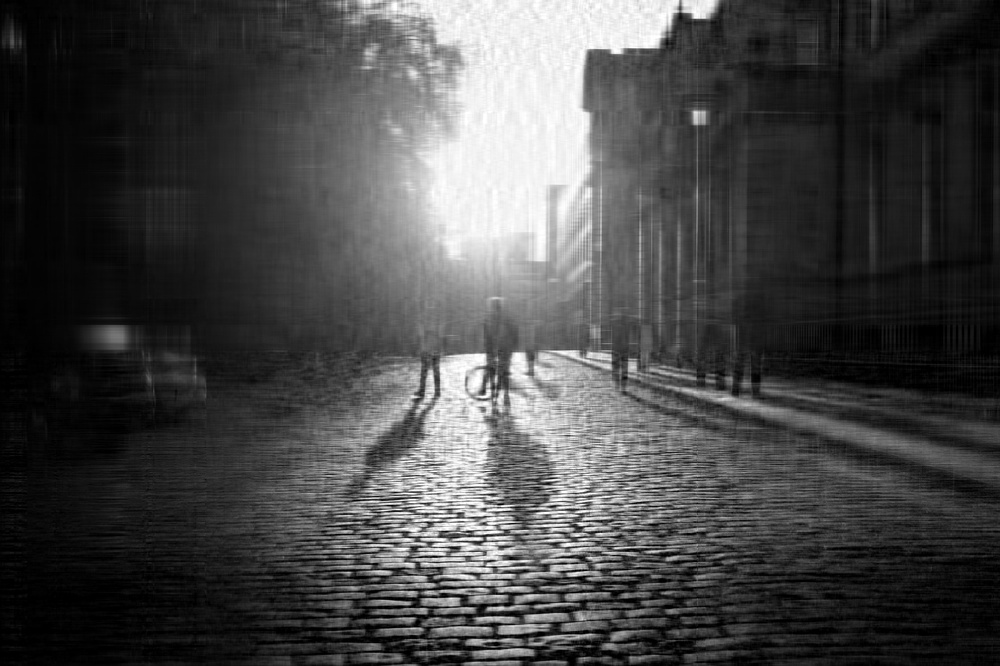
#> input picture reconstructed.jpg, 1000 x 666 px, shrunk from 5996 x 3996 before the run, given in place of test.jpg, which was not available
$ python svd_test.py
#> lines starting #> are read from the running program, lines starting #| are printed output that depends on the picture; long printed decimals are rounded; pictures that were not available may be replaced by others from this repository, and a replacement may not be noted
### svd_class.py
import numpy as np
from PIL import Image

class SVD_compressor:

    #loads image from file path.
    #PIL works with file like objects.
    def load_image(self, file):
        image = Image.open(file).convert("L")
        return np.array(image)


    #Computes the svd of the image
    def compute_svd(self, image):
        U, S, Vt = np.linalg.svd(image, full_matrices=False)
        return U, S, Vt

    #Initializer of svd compressor.
    def __init__(self, file):
            self.image = self.load_image(file)
#> in load_image, image is the input picture: PIL image 1000x666 L; min 0, max 255, mean 69.9
            self.U, self.S, self.Vt = self.compute_svd(self.image)
#> in compute_svd, `U, S, Vt = np.linalg.svd(image, full_matrices=False)`:
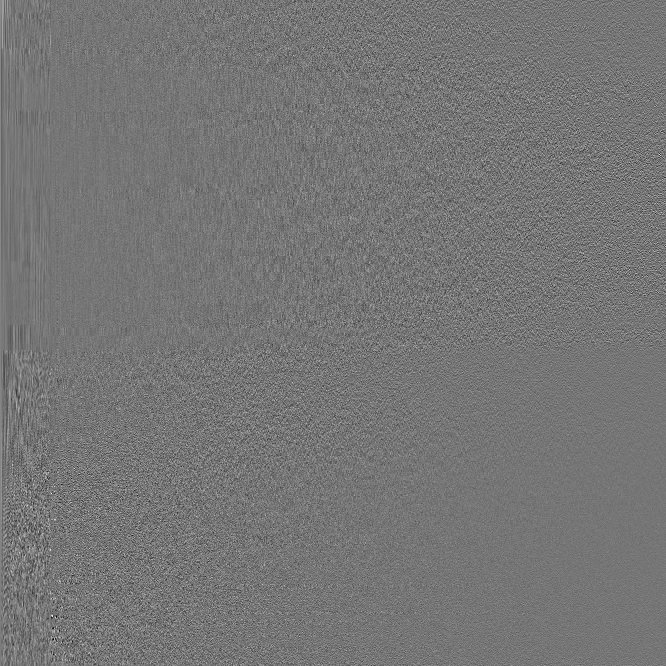
#> U: shape (666, 666) float64; min -0.304, max 0.353, mean 5.94e-05; drawn with min black and max white
#> in compute_svd, `U, S, Vt = np.linalg.svd(image, full_matrices=False)`:
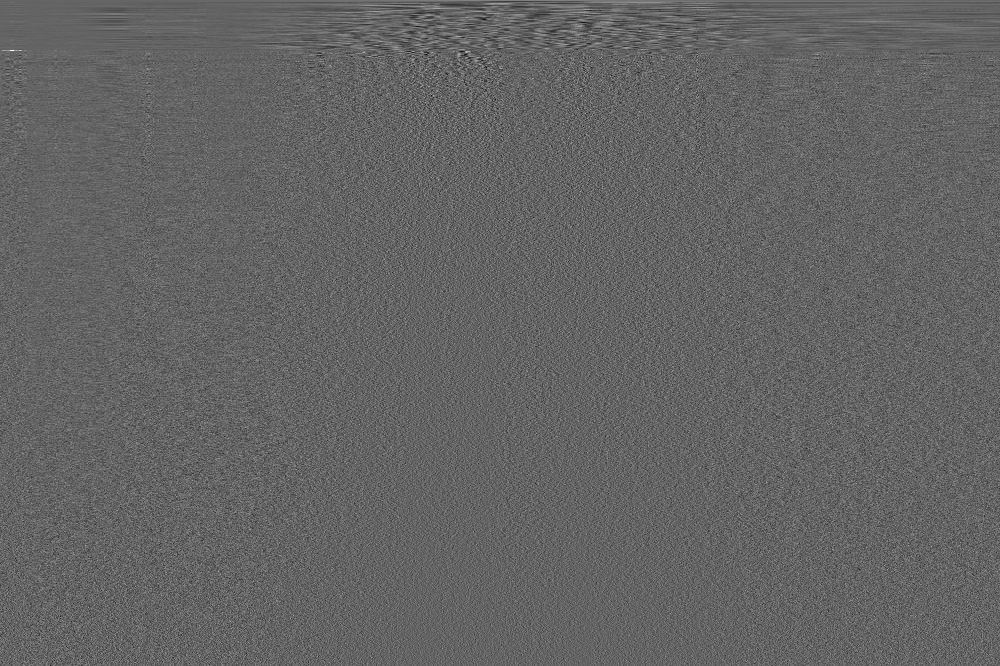
#> Vt: shape (666, 1000) float64; min -0.227, max 0.349, mean 4.36e-05; drawn with min black and max white
#> in compute_svd, `U, S, Vt = np.linalg.svd(image, full_matrices=False)`: S = 666 values, max 76433.7 at index 0, min 3.31 at index 665, mean 348.3
#> self.S has the same summary as S in compute_svd
            self.k = 1
            self.min_k = 1
            self.max_k = min(self.image.shape)
#> self.max_k = 666

    #Makes the rank-k approximation matrix
    def reconstruct(self,  k):
        if( (k < self.min_k) or (k > self.max_k)):
             raise ValueError("k must be between 1 and the min of dimensions.")

        U_k = self.U[:, :k]
        Vt_k = self.Vt[:k, :]
        S_k = np.diag(self.S[:k])
        self.k = k
        result = U_k.dot(S_k).dot(Vt_k)
        return result

    #saves the rank k approximation matrix as an image file to path.
    def save_image(self, svd, path):
        print("Saving image...")
        svd = np.clip(svd, 0, 255).astype(np.uint8)
        image = Image.fromarray(svd)
        image.save(path, format="PNG")
        print("saved image to: ", path)

    #Absolute Error in rank-k reconstruction.
    def abs_reconstruction_error(self, matrix):
        difference = self.image - matrix
        error = np.linalg.norm(difference, "fro")
        return error

    #Relative Error in rank-k reconstruction.
    def rel_reconstruction_error(self, matrix):
        difference = self.image - matrix
        error = np.linalg.norm(difference, "fro")
        norm_original = np.linalg.norm(self.image)
        return error/norm_original

    # Percentage of total information/ energy retained in the aproximation.
    def info_retained(self):
        total = np.sum(self.S**2)
        retained = np.sum(self.S[:self.k]**2)
        return 100 * retained/total


### svd_test.py
from svd_class import SVD_compressor
import time

start = time.time()
compressor = SVD_compressor("test.jpg")

print("SVD TIME: ", time.time() - start, "\n")

# Checking member variables
print("Image shape:", compressor.image.shape, "\n")
#| Image shape: (666, 1000)
print("Minimum k:", compressor.min_k, "\n")
print("Maximum k:", compressor.max_k, "\n")
#| Maximum k: 666
print("-------------------------------------------------------------\n")

k = int(input("Enter the value of k: "))
#> the answer given: 3
start = time.time()
#testing reconstruct function
reconstruction = compressor.reconstruct(k)
#> in reconstruct, `U_k = self.U[:, :k]`: U_k = 666 rows, first 8: [0.0568, 0.0438, 0.0945], [0.0569, 0.0436, 0.0947], [0.0569, 0.0436, 0.0938], [0.0561, 0.0428, 0.0985], [0.0562, 0.0428, 0.0974], [0.0561, 0.0414, 0.0997], [0.0557, 0.0383, 0.102], [0.0555, 0.0355, 0.105]
#> in reconstruct, `S_k = np.diag(self.S[:k])`: S_k = [[76433.7, 0, 0], [0, 11299.2, 0], [0, 0, 7542.8]]
#> in reconstruct, `result = U_k.dot(S_k).dot(Vt_k)`:
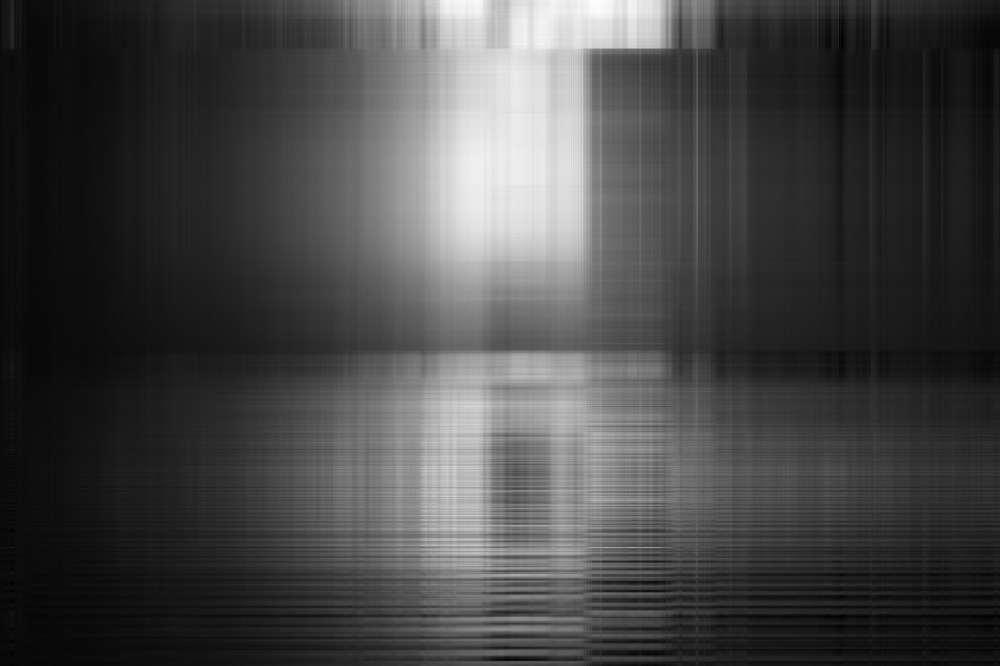
#> result: shape (666, 1000) float64; min -8.72, max 276.5, mean 69.8; drawn with min black and max white
print("RECONSTRUCTION TIME: ", time.time() - start, "\n")

print("Current k:", compressor.k, "\n")
print("-------------------------------------------------------------\n")

start = time.time()
print("Information retained:", compressor.info_retained(), "\n")
#> in info_retained, `total = np.sum(self.S**2)`: total = 6.37e+09
#> in info_retained, `retained = np.sum(self.S[:self.k]**2)`: retained = 6.03e+09
print("Absolute error:",
      compressor.abs_reconstruction_error(reconstruction), "\n")
#> in abs_reconstruction_error, `difference = self.image - matrix`:
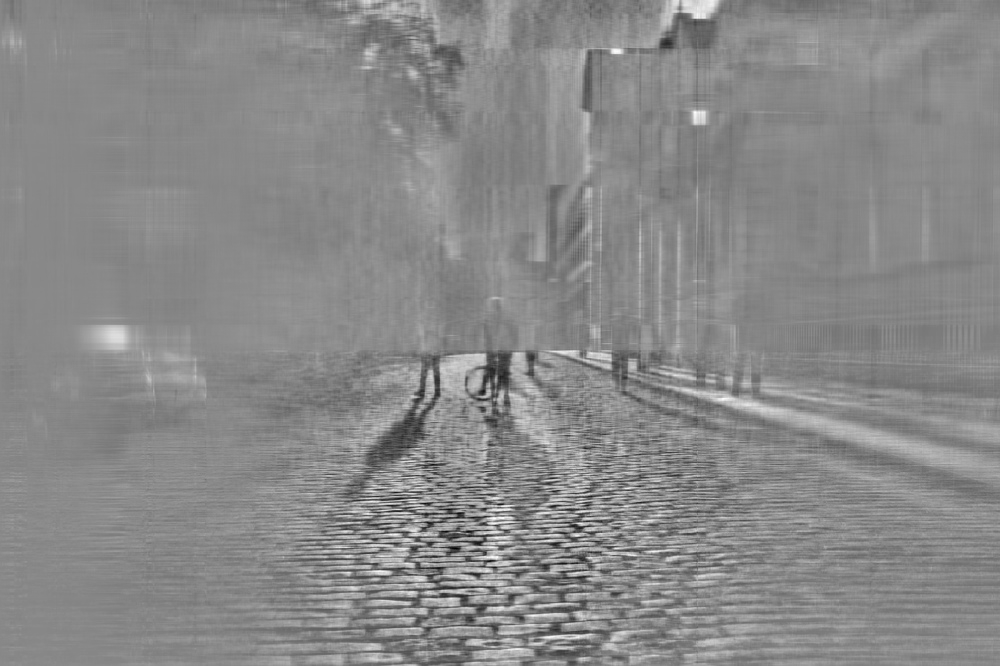
#> difference: shape (666, 1000) float64; min -174.5, max 150.3, mean 0.1; drawn with min black and max white
#> in abs_reconstruction_error, `error = np.linalg.norm(difference, "fro")`: error = 18643.3
#| Absolute error: 18643.317
print("Relative error:",
      compressor.rel_reconstruction_error(reconstruction), "\n")
#> in rel_reconstruction_error, `norm_original = np.linalg.norm(self.image)`: norm_original = 79838.9
#| Relative error: 0.2335

print("INFO TIME: ", time.time() - start, "\n")
print("-------------------------------------------------------------\n")

start = time.time()
# Testing save function
compressor.save_image(reconstruction, "reconstructed.jpg")
print("SAVE TIME: ", time.time() - start, "\n")

print("-------------------------------------------------------------\n")
